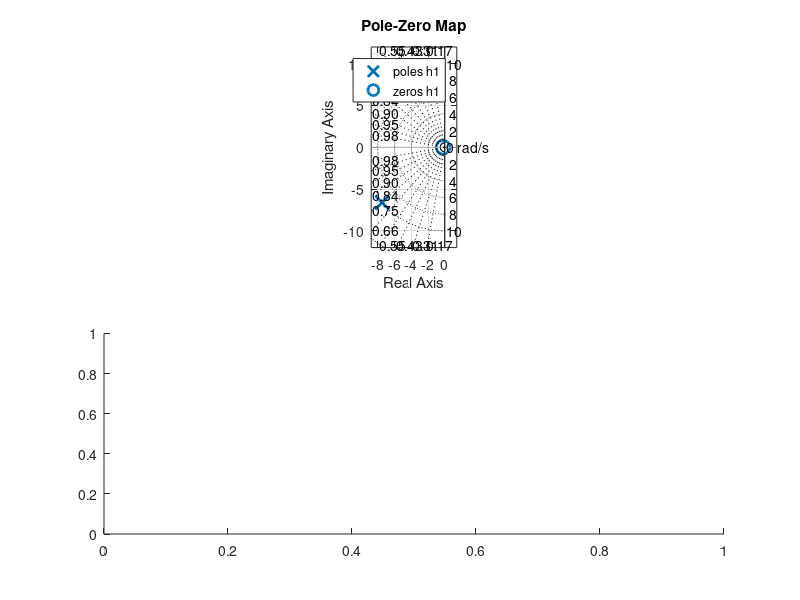

The MATLAB source for this figure: (Note: this script raises an error after producing the figure.)
%to plot poles and zeroes of the given transfer function
fs=1000;%sampling frequency
ts=1/fs;
num1=[5 1];
den1=[1 15 100];

h1=tf(num1,den1);

%use of pzmap to see poles and zeroes
subplot(2,1,1);

pzmap(h1);
axis equal;
sgrid;


%for the discrete time evaluation
num2=[1.5 2 3];
den2=[2 -1.5 0.5 0.6];

h2=tf(num2,den2,ts);
%use of zplane() function for the 
subplot(2,1,2);

pzmap(num2,den2);
axis equal;
zgrid;

%3rd transfer functions
num3=[1 0 0];
den3=[2 -3 1];
h3=tf(num3,den3,ts);
subplot(2,1,3);

pzplot(h1,'g',h2,'r',h3,'b');
legend(h1,h2,h3);
axis("equal");
zgrid;
